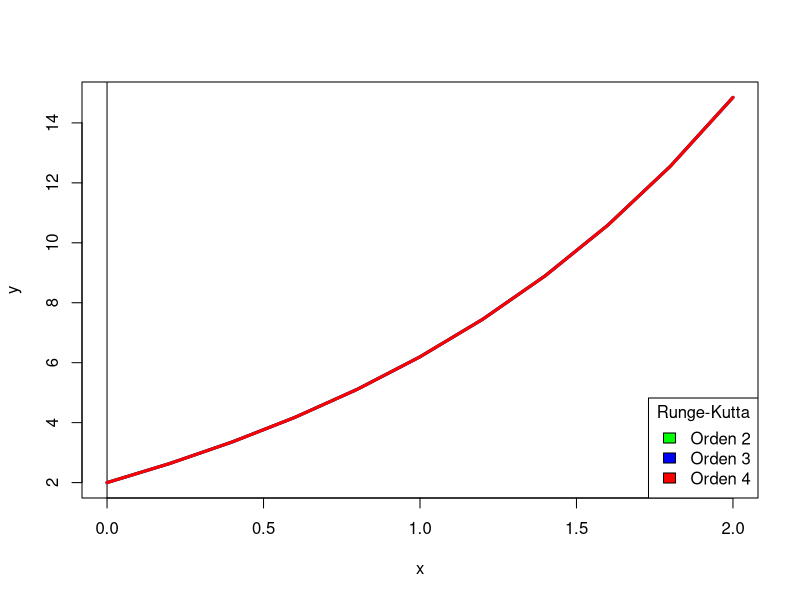

The R script that drew this image:
fun_x_y <- function(x, y) {
  return(4*exp(0.8*x) - 0.5*y)
}

RK_2 <- function(f_x_y, a, b, y0, n) {
  h <- (b - a)/n
  x0 <- a
  
  x_vec <- c(a)
  y_vec <- c(y0)
  for(i in 1:n) {
    k1 <- fun_x_y(x0, y0)
    k2 <- fun_x_y(x0 + (h/2), y0 + (k1*h/2))
    y1 <- y0 + h*k2
    x0 <- a + i*h
    y0 <- y1
    x_vec[i+1] <- x0
    y_vec[i+1] <- y0
  }
  return(list(x_vec, y_vec))
}


RK_3 <- function(f_x_y, a, b, y0, n) {
  h <- (b - a)/n
  x0 <- a
  
  x_vec <- c(a)
  y_vec <- c(y0)
  for(i in 1:n) {
    k1 <- fun_x_y(x0, y0)
    k2 <- fun_x_y(x0 + (h/2), y0 + (k1*h/2))
    k3 <- fun_x_y(x0 + h, y0 - k1*h + 2*k2*h)
    y1 <- y0 + (k1 + 4*k2 + k3)*h/6
    x0 <- a + i*h
    y0 <- y1
    x_vec[i+1] <- x0
    y_vec[i+1] <- y0
  }
  return(list(x_vec, y_vec))
}


RK_4 <- function(f_x_y, a, b, y0, n) {
  h <- (b - a)/n
  x0 <- a
  
  x_vec <- c(a)
  y_vec <- c(y0)
  for(i in 1:n) {
    k1 <- h*f_x_y(x0, y0)/2
    k2 <- h*f_x_y(x0 + (h/2), y0 + k1)/2
    k3 <- f_x_y(x0 + (h/2), y0 + k2)/2
    k4 <- h*f_x_y(x0 + h, y0 + 2*k3)/2
    y1 <- y0 + (k1 + 2*k2 + 2*k3 + k4)/3
    x0 <- a + i*h
    y0 <- y1
    x_vec[i+1] <- x0
    y_vec[i+1] <- y0
  }
  return(list(x_vec, y_vec))
}

P2 <- RK_2(fun_x_y, 0, 2, 2, 10)
P3 <- RK_2(fun_x_y, 0, 2, 2, 10)
P4 <- RK_2(fun_x_y, 0, 2, 2, 10)


plot(P2[[1]], P2[[2]], xlab = "x", ylab = "y", type = "l", 
     col="green", lwd = 3)
abline(h = 0, v = 0)
legend(x = "bottomright", 
       legend = c("Orden 2", "Orden 3", "Orden 4"),
       fill = c("green", "blue", "red"),
       title = "Runge-Kutta")
lines(P3[[1]], P3[[2]], col = "blue", lwd = 3)
lines(P4[[1]], P4[[2]], col = "red", lwd = 3)

